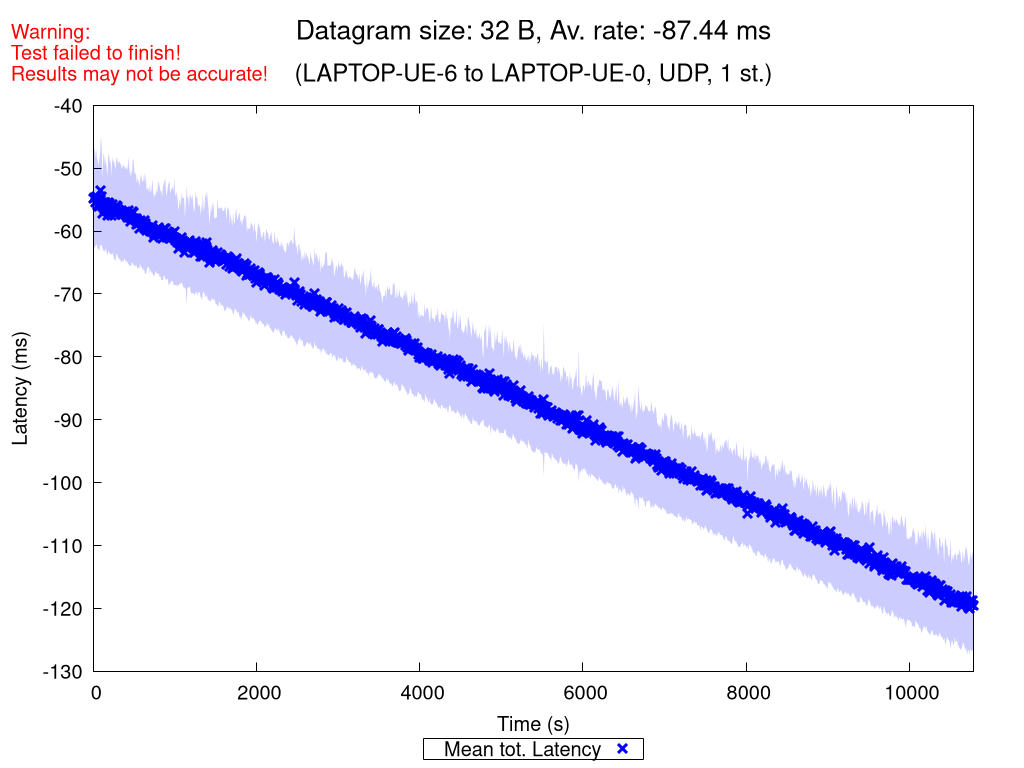

Generate this figure with gnuplot:
set terminal pngcairo nocrop enhanced size 1024,768 font "Verdana,15"
set output "UDP_1_st_2020_11_02_13-32-02_two2one_00032B.png"

set title "{/=20 Datagram size: 32 B, Av. rate: -87.44 ms}\n\n{/=18 (LAPTOP-UE-6 to LAPTOP-UE-0, UDP, 1 st.)}"
set label "Warning:\nTest failed to finish!\nResults may not be accurate!" at screen 0.01, screen 0.96 tc rgb "red"

set xlabel "Time (s)"
set ylabel "Latency (ms)"
set ytics nomirror
set key bmargin center horizontal box samplen 1 width -1
set bmargin 4.6
set rmargin 4.5

rf = 1.0  # rate factor
set style fill transparent solid 0.2 noborder
set autoscale xfix
plot "UDP_1_st_2020_11_02_13-32-02_two2one_00032B_iperf_processed.dat" using 1:($2/rf-$3/rf):($2/rf+$3/rf) with filledcurves lc rgb "blue" notitle, \
     "" using 1:($2/rf) with points pt 2 ps 1.5 lw 3 lc rgb "blue" title "Mean tot. Latency", \
